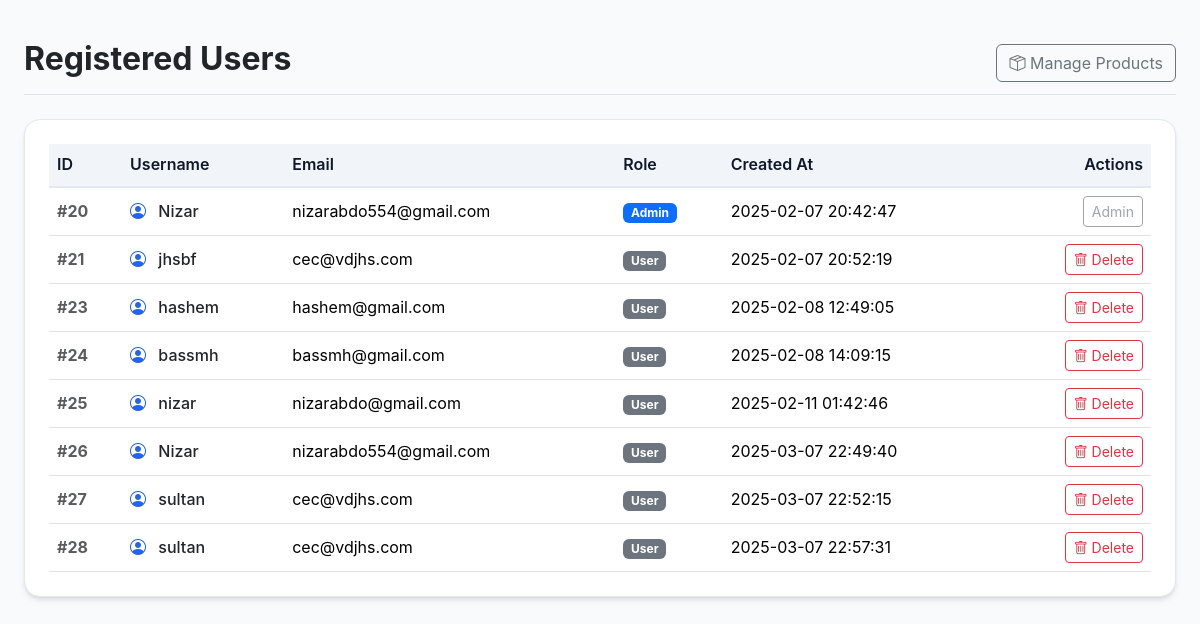
Screenshot of /legacy/client/show_user.php with the database file from the repository.
### legacy/client/show_user.php (the view, shortened to what this page needs)
<?php
include('config.php');
$sql="SELECT * FROM users";
$print=$con->query($sql);
?>
<!DOCTYPE html>
<html lang="en">
<head>
    <link href="https://cdn.jsdelivr.net/npm/bootstrap@5.3.2/dist/css/bootstrap.min.css" rel="stylesheet">
    <link rel="stylesheet" href="assets/css/style.css">
    <link rel="stylesheet" href="https://cdn.jsdelivr.net/npm/bootstrap-icons@1.11.1/font/bootstrap-icons.css">
</head>
<body class="admin-content">
<div class="container-fluid">
    <div class="row">
        <main class="col-12 px-md-4 py-4">
            <div class="d-flex justify-content-between flex-wrap flex-md-nowrap align-items-center pt-3 pb-2 mb-4 border-bottom">
                <h1 class="h2 fw-bold text-dark">Registered Users</h1>
                <div class="btn-toolbar mb-2 mb-md-0 gap-2">
                    <a href="products.php" class="btn btn-outline-secondary">
                        <i class="bi bi-box-seam"></i> Manage Products
                    </a>
                </div>
            </div>
            <div class="admin-card">
                <div class="table-responsive">
                    <table class="table table-custom table-hover align-middle mb-0">
                        <thead>
                            <tr>
                                <th scope="col">ID</th>
                                <th scope="col">Username</th>
                                <th scope="col">Email</th>
                                <th scope="col">Role</th>
                                <th scope="col">Created At</th>
                                <th scope="col" class="text-end">Actions</th>
                            </tr>
                        </thead>
                        <tbody>
                            <?php
                            if ($print && $print->num_rows > 0) {
                                while ($row = $print->fetch_assoc()) {
                            ?>
                            <tr>
                                <td class="fw-bold text-muted">#<?php echo htmlspecialchars($row['user_id']); ?></td>
                                <td class="fw-medium text-dark">
                                    <i class="bi bi-person-circle me-2 text-primary-custom"></i>
                                    <?php echo htmlspecialchars($row['user_name']); ?>
                                </td>
                                <td><?php echo htmlspecialchars($row['user_email']); ?></td>
                                <td>
                                    <?php if ($row['user_role'] == 1): ?>
                                        <span class="badge bg-primary">Admin</span>
                                    <?php else: ?>
                                        <span class="badge bg-secondary">User</span>
                                    <?php endif; ?>
                                </td>
                                <td><?php echo htmlspecialchars($row['created_at'] ?? 'N/A'); ?></td>
                                <td class="text-end">
                                    <?php if ($row['user_role'] != 1): ?>
                                    <a href="delete_user.php?id=<?php echo $row['user_id']; ?>" class="btn btn-sm btn-outline-danger" onclick="return confirm('Are you sure you want to delete this user?');">
                                        <i class="bi bi-trash"></i> Delete
                                    </a>
                                    <?php else: ?>
                                    <button class="btn btn-sm btn-outline-secondary" disabled>Admin</button>
                                    <?php endif; ?>
                                </td>
                            </tr>
                            <?php
                                }
                            } else {
                            ?>
                                <tr>
                                    <td colspan="6" class="text-center py-4 text-muted">No users found.</td>
                                </tr>
                            <?php } ?>
                        </tbody>
                    </table>
                </div>
            </div>
        </main>
    </div>
</div>
</body>
</html>

### client/assets/css/style.css (style rules this page uses)
:root { --primary-color: #2563EB; --primary-hover: #1D4ED8; --dark-color: #0F172A; --dark-hover: #1E293B; --accent-color: #F59E0B; --accent-hover: #D97706; --background-color: #F8FAFC; --surface-color: #FFFFFF; --text-primary: #1E293B; --text-secondary: #64748B; --border-color: #E2E8F0; --danger-color: #EF4444; --success-color: #10B981; --font-family: 'Inter', 'Segoe UI', Roboto, Helvetica, Arial, sans-serif; --shadow-sm: 0 1px 2px 0 rgb(0 0 0 / 0.05); --shadow-md: 0 4px 6px -1px rgb(0 0 0 / 0.1), 0 2px 4px -2px rgb(0 0 0 / 0.1); --shadow-lg: 0 10px 15px -3px rgb(0 0 0 / 0.1), 0 4px 6px -4px rgb(0 0 0 / 0.1); --shadow-hover: 0 20px 25px -5px rgb(0 0 0 / 0.1), 0 8px 10px -6px rgb(0 0 0 / 0.1); --transition: all 0.3s cubic-bezier(0.4, 0, 0.2, 1); --radius-md: 0.5rem; --radius-lg: 1rem; }
body { font-family: var(--font-family); background-color: var(--background-color); color: var(--text-primary); line-height: 1.6; -webkit-font-smoothing: antialiased; }
h1, h2, h3, h4, h5, h6 { color: var(--dark-color); font-weight: 700; margin-bottom: 1rem; }
.text-primary-custom { color: var(--primary-color) !important; }
.admin-content { background: var(--background-color); min-height: 100vh; }
.admin-card { background: var(--surface-color); border-radius: var(--radius-lg); border: 1px solid var(--border-color); box-shadow: var(--shadow-md); padding: 1.5rem; }
.table-custom th { background-color: #F1F5F9; color: var(--dark-color); font-weight: 600; border-bottom: 2px solid var(--border-color); }
.table-custom td { vertical-align: middle; }

### rows the page displays
users: user_id "20", user_name "Nizar", user_email "nizarabdo554@gmail.com", user_role "Admin", created_at "2025-02-07 20:42:47"
users: user_id "21", user_name "jhsbf", user_email "cec@vdjhs.com", user_role "User", created_at "2025-02-07 20:52:19"
users: user_id "23", user_name "hashem", user_email "hashem@gmail.com", user_role "User", created_at "2025-02-08 12:49:05"
users: user_id "24", user_name "bassmh", user_email "bassmh@gmail.com", user_role "User", created_at "2025-02-08 14:09:15"
users: user_id "25", user_name "nizar", user_email "nizarabdo@gmail.com", user_role "User", created_at "2025-02-11 01:42:46"
users: user_id "26", user_name "Nizar", user_email "nizarabdo554@gmail.com", user_role "User", created_at "2025-03-07 22:49:40"
users: user_id "27", user_name "sultan", user_email "cec@vdjhs.com", user_role "User", created_at "2025-03-07 22:52:15"
users: user_id "28", user_name "sultan", user_email "cec@vdjhs.com", user_role "User", created_at "2025-03-07 22:57:31"
